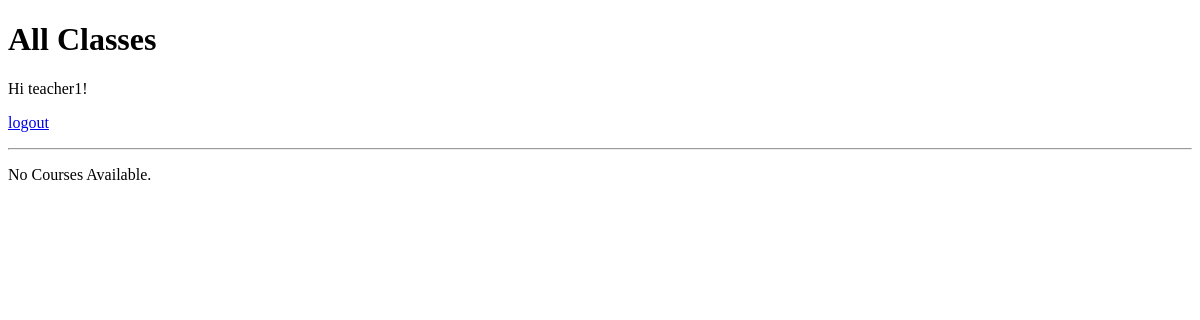
The app's page / (signed in), older data.
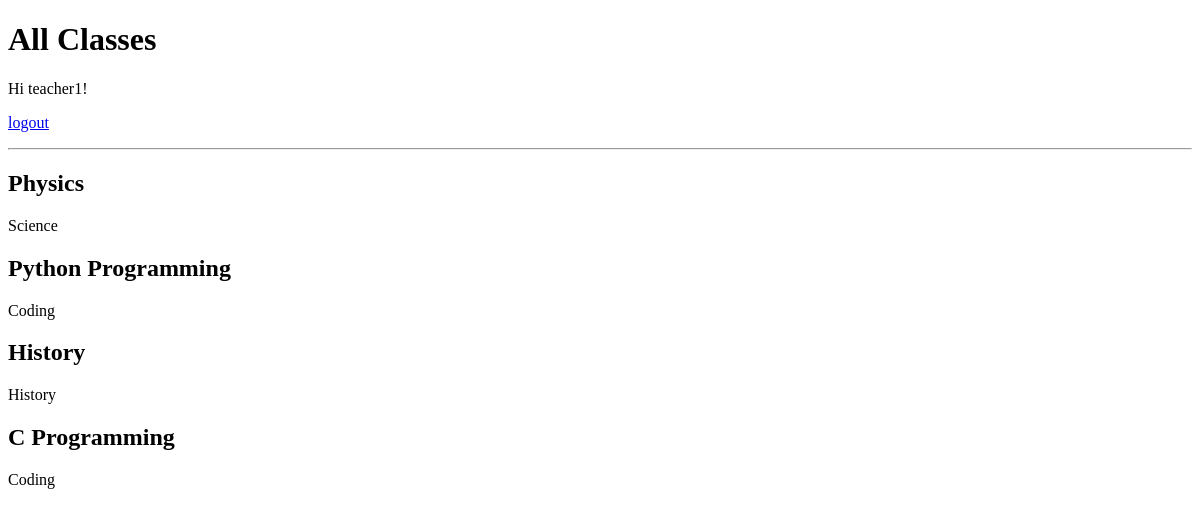
The same page, newer data.
### d_a_app/models.py (models this page shows)
class Course(models.Model):
    course_name = models.CharField(max_length=100)
    course_description = models.CharField(max_length=500)
    course_credits = models.PositiveSmallIntegerField()
    course_teacher = models.ForeignKey(User, on_delete=models.PROTECT, null=True, blank=True)

### d_a_app/views.py (the view)
# urls.py: path('', views.all_classes, name='allclasses'),
@login_required
def all_classes(request):
    course_list = Course.objects.all()
    context = {'course_list': course_list}
    return render(request, 'd_a_app/all_classes.html', context)

### d_a_app/templates/d_a_app/all_classes.html (shortened to what this page needs)
{% extends 'd_a_app/index.html' %}
{% block header %}
All Classes
{% endblock header %}
{% block content %}
{% if course_list %}
    {% for eachItem in course_list %}
        <h2>{{ eachItem.course_name }}</h2>
        <p>{{ eachItem.course_description }}</p>
    {% endfor %}
{% else %}
    <p>No Courses Available.</p>
{% endif %}
{% endblock content %}

### d_a_app/templates/d_a_app/index.html (shortened to what this page needs)
<!DOCTYPE html>
<html lang="en">
<head>
</head>
<body>
<div>
    <h1>
        {% block header %}
        {% endblock header %}
    </h1>
    {% if user.is_authenticated %}
    Hi {{ user.username }}!
    <p><a href="{% url 'logout' %}">logout</a></p>
    {% else %}
    <p>You are not logged in</p>
    <a href="{% url 'login' %}">login</a>
    {% endif %}
    <hr/>
    {% block content %}
    {% endblock content %}
</div>
</body>
</html>

Row changes from the older to the newer data that the page shows:
added Course: course_name "Physics", course_description "Science"
added Course: course_name "Python Programming", course_description "Coding"
added Course: course_name "History", course_description "History"
added Course: course_name "C Programming", course_description "Coding"
Text that changed along with them:
text no longer shown: "No Courses Available."
